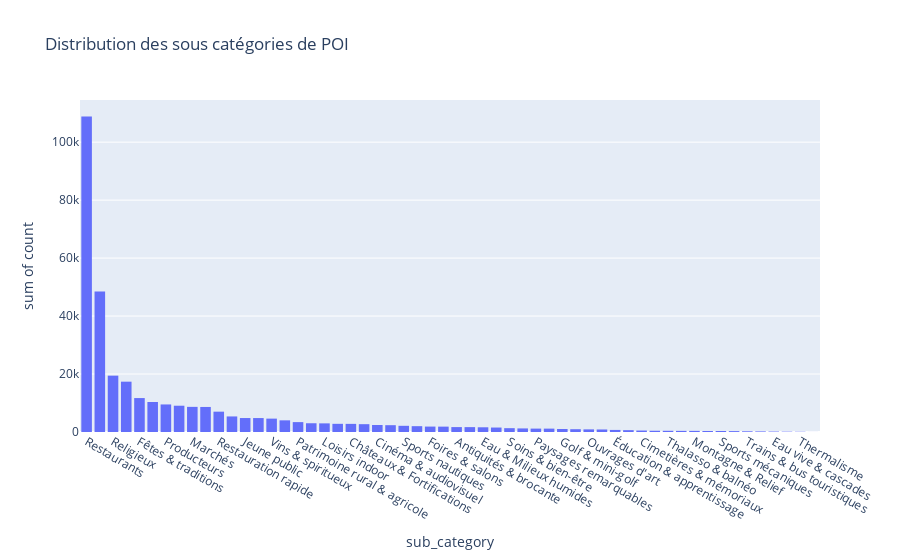

Write notebook code for a chart like this one.
### Code cell
fig = px.histogram(df_sub_cat, x="sub_category", y="count", title="Distribution des sous catégories de POI")
fig.show()

### Figure 1 — Plotly figure (JSON) as saved in the notebook; plotly's stock layout.template omitted (floating-point values rounded to 4 significant figures)
{"data": [{"bingroup": "x", "histfunc": "sum", "hovertemplate": "sub_category=%{x}<br>sum of count=%{y}<extra></extra>", "legendgroup": "", "marker": {"color": "#636efa", "pattern": {"shape": ""}}, "name": "", "orientation": "v", "showlegend": false, "type": "histogram", "x": ["Restaurants", "Commerces", "Religieux", "Spectacle vivant", "Fêtes & traditions", "Concerts & musique", "Producteurs", "Artisanat", "Marchés", "Musées & expositions", "Restauration rapide", "Bars & cafés", "Jeune public", "Aire de pique-nique", "Vins & spiritueux", "Bibliothèques & médiation", "Patrimoine rural & agricole", "Rencontres & conférences", "Loisirs indoor", "Sports outdoor", "Châteaux & Fortifications", "Festivals & grands événements", "Cinéma & audiovisuel", "Aires & jeux", "Sports nautiques", "Sports équestres", "Foires & salons", "Patrimoine civil", "Antiquités & brocante", "Antiquité & Vestiges", "Eau & Milieux humides", "Côtes & littoral", "Soins & bien-être", "Sports de balle & raquette", "Paysages remarquables", "Parcs & loisirs", "Golf & mini-golf", "Sports collectifs & stades", "Ouvrages d'art", "Forêts & milieux naturels", "Éducation & apprentissage", "Sports d'hiver", "Cimetières & mémoriaux", "Produits locaux", "Thalasso & balnéo", "Zoo & animaux", "Montagne & Relief", "Défilés & parades", "Sports mécaniques", "Géologie & curiosités", "Trains & bus touristiques", "Téléphériques & remontées", "Eau vive & cascades", "Aventure & accrobranche", "Thermalisme", "Glace & haute montagne"], "xaxis": "x", "y": [108820, 48433, 19442, 17365, 11706, 10355, 9505, 9067, 8673, 8639, 7018, 5367, 4816, 4810, 4617, 4023, 3411, 3019, 2977, 2824, 2806, 2697, 2424, 2349, 2135, 2013, 1875, 1853, 1693, 1682, 1624, 1540, 1320, 1233, 1173, 1165, 1041, 962, 906, 870, 719, 635, 504, 428, 419, 389, 388, 341, 338, 307, 250, 206, 157, 121, 89, 15], "yaxis": "y"}], "layout": {"barmode": "relative", "legend": {"tracegroupgap": 0}, "title": {"text": "Distribution des sous catégories de POI"}, "xaxis": {"anchor": "y", "domain": [0, 1], "title": {"text": "sub_category"}}, "yaxis": {"anchor": "x", "domain": [0, 1], "title": {"text": "sum of count"}}}}
